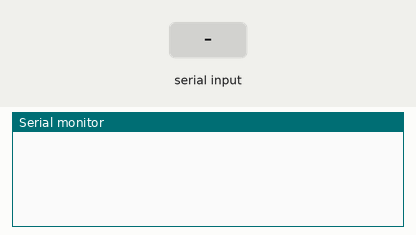
This sketch was run on a simulated Arduino Uno, built with avr-gcc and run on an emulated ATmega328P. Parts: the last lines printed to the serial monitor. The test bench sets the inputs (shaded band).

Above: at 1.2 s.
1.3 s: "90,45\n" received over Serial
At 2.5 s:
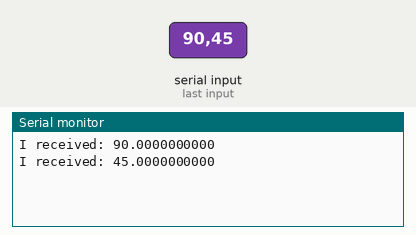
2.8 s: "30,150\n" received over Serial
At 3.8 s:
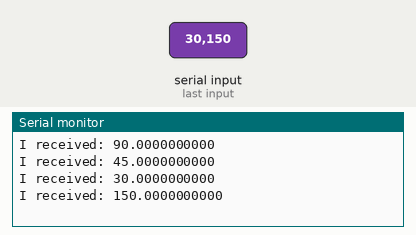
Timing chart, 0 to 5.8 s (numbered marks = the images above; inputs shaded):
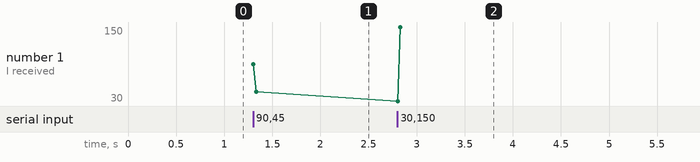

Measured:
- after the input at 1.3 s, the serial monitor: prints a new line at once (image 1)
- after the input at 2.8 s, the serial monitor: prints a new line at once (image 2)
- plotted number 1: 45 → 150 after the input at 2.8 s

The sketch:

readSerialFloat.ino
```cpp
float incomingByte = 0;   // for incoming serial data

void setup() {
        Serial.begin(9600);     // opens serial port, sets data rate to 9600 bps
}

void loop() {

        // send data only when you receive data:
        if (Serial.available() > 0) {
                // read the incoming byte:

                incomingByte = Serial.parseFloat();
                if (incomingByte != 0){
                    // say what you got:
                    Serial.print("I received: ");
                    Serial.println(incomingByte, DEC);
                 }

        }
}
```
